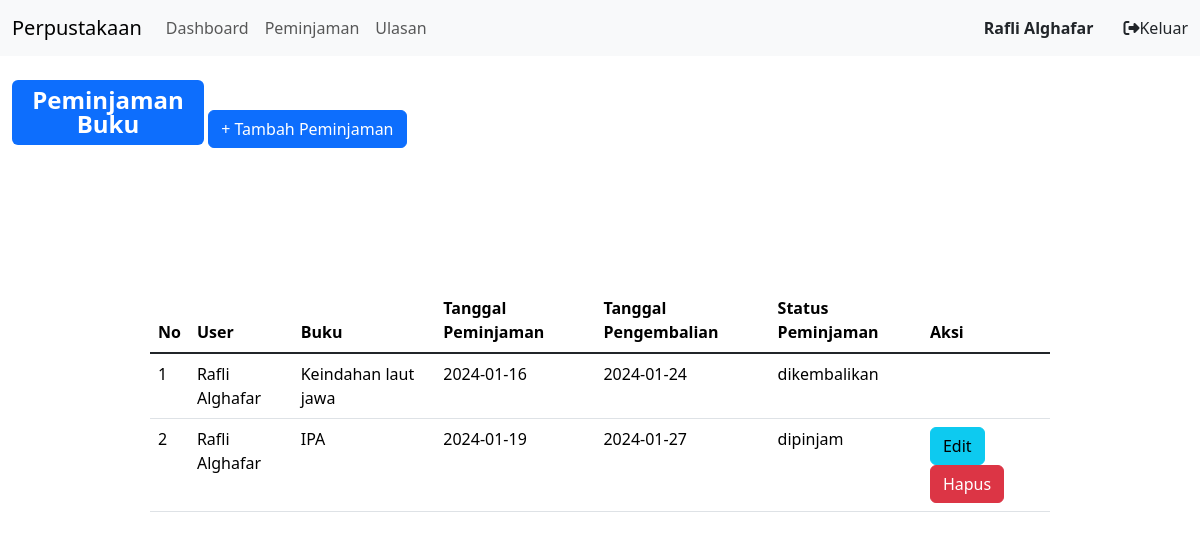
/index.php?page=peminjaman (signed in), run on the app's committed database.
### tables this page shows
CREATE TABLE `peminjaman` (
  `id_peminjaman` int(11) NOT NULL,
  `id_user` int(11) DEFAULT NULL,
  `id_buku` int(11) DEFAULT NULL,
  `tgl_peminjaman` varchar(255) DEFAULT NULL,
  `tgl_pengembalian` varchar(255) DEFAULT NULL,
  `status_peminjaman` enum('dipinjam','dikembalikan') DEFAULT NULL
);

CREATE TABLE `user` (
  `id_user` int(11) NOT NULL,
  `nama` varchar(255) DEFAULT NULL,
  `username` varchar(255) DEFAULT NULL,
  `password` varchar(255) DEFAULT NULL,
  `email` varchar(255) DEFAULT NULL,
  `alamat` text DEFAULT NULL,
  `no_telepon` varchar(255) DEFAULT NULL,
  `level` enum('admin','petugas','peminjam') DEFAULT NULL
);

CREATE TABLE `buku` (
  `id_buku` int(11) NOT NULL,
  `id_kategori` int(11) DEFAULT NULL,
  `judul` varchar(255) DEFAULT NULL,
  `penulis` varchar(255) DEFAULT NULL,
  `penerbit` varchar(255) DEFAULT NULL,
  `tahun_terbit` varchar(255) DEFAULT NULL,
  `deskripsi` text DEFAULT NULL
);

### peminjaman.php (the view)
<div class="badge bg-primary text-wrap mt-4 fs-4" style="width: 12rem;">
    Peminjaman Buku
</div>
<a href="?page=peminjaman_tambah" class="btn btn-primary">+ Tambah Peminjaman</a>
<table class="table w-75 position-absolute top-50 start-50 translate-middle">
    <thead>
        <tr>
            <th scope="col">No</th>
            <th scope="col">User</th>
            <th scope="col">Buku</th>
            <th scope="col">Tanggal Peminjaman</th>
            <th scope="col">Tanggal Pengembalian</th>
            <th scope="col">Status Peminjaman</th>
            <th scope="col">Aksi</th>
        </tr>
    </thead>
    <tbody class="table-group-divider">
        <?php
        $i = 1;
        $q = mysqli_query($koneksi, "SELECT * FROM peminjaman LEFT JOIN user ON user.id_user = peminjaman.id_user LEFT JOIN buku ON buku.id_buku = peminjaman.id_buku WHERE peminjaman.id_user=" . $_SESSION['user']['id_user']);
        while ($data = mysqli_fetch_array($q)) {
        ?>
            <tr>
                <td><?php echo $i++; ?></td>
                <td><?php echo $data['nama']; ?></td>
                <td><?php echo $data['judul']; ?></td>
                <td><?php echo $data['tgl_peminjaman']; ?></td>
                <td><?php echo $data['tgl_pengembalian']; ?></td>
                <td><?php echo $data['status_peminjaman']; ?></td>
                <td>
                    <?php
                    if ($data['status_peminjaman'] != 'dikembalikan') {
                    ?>
                        <a href="?page=peminjaman_edit&&id=<?php echo $data['id_peminjaman']; ?>" class="btn btn-info">Edit</a>
                        <a onclick="return confirm('Yakin Mau dihapus?');" href="?page=peminjaman_hapus&&id=<?php echo $data['id_peminjaman']; ?>" class="btn btn-danger">Hapus</a>
                    <?php
                    }
                    ?>
                </td>
            </tr>
        <?php
        }
        ?>
    </tbody>
</table>

### data on the page
peminjaman: id_user.nama "Rafli Alghafar", id_buku.judul "Keindahan laut jawa", tgl_peminjaman "2024-01-16", tgl_pengembalian "2024-01-24", status_peminjaman "dikembalikan"
peminjaman: id_user.nama "Rafli Alghafar", id_buku.judul "IPA", tgl_peminjaman "2024-01-19", tgl_pengembalian "2024-01-27", status_peminjaman "dipinjam"

### other printed values
$_SESSION['user']['nama'] "Rafli Alghafar"
